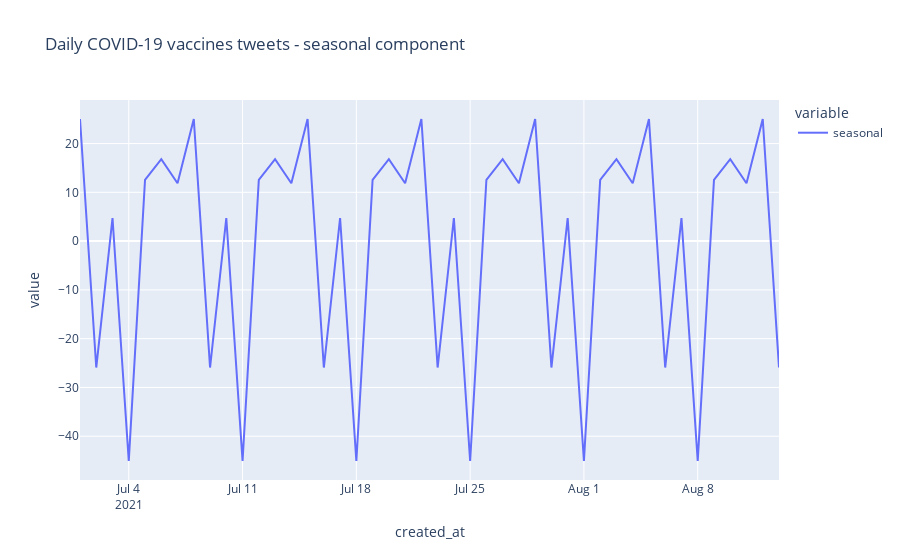

The code cell stored with this chart in its notebook:
### Code cell
# Zoom in seasonal component
fig = px.line(decomposed.seasonal['2021-07':], title='Daily COVID-19 vaccines tweets - seasonal component')
fig.show()

### Figure 1 — Plotly figure (JSON) as saved in the notebook; plotly's stock layout.template omitted (floating-point values rounded to 4 significant figures)
{"data": [{"hovertemplate": "variable=seasonal<br>created_at=%{x}<br>value=%{y}<extra></extra>", "legendgroup": "seasonal", "line": {"color": "#636efa", "dash": "solid"}, "mode": "lines", "name": "seasonal", "orientation": "v", "showlegend": true, "type": "scatter", "x": ["2021-07-01T00:00:00", "2021-07-02T00:00:00", "2021-07-03T00:00:00", "2021-07-04T00:00:00", "2021-07-05T00:00:00", "2021-07-06T00:00:00", "2021-07-07T00:00:00", "2021-07-08T00:00:00", "2021-07-09T00:00:00", "2021-07-10T00:00:00", "2021-07-11T00:00:00", "2021-07-12T00:00:00", "2021-07-13T00:00:00", "2021-07-14T00:00:00", "2021-07-15T00:00:00", "2021-07-16T00:00:00", "2021-07-17T00:00:00", "2021-07-18T00:00:00", "2021-07-19T00:00:00", "2021-07-20T00:00:00", "2021-07-21T00:00:00", "2021-07-22T00:00:00", "2021-07-23T00:00:00", "2021-07-24T00:00:00", "2021-07-25T00:00:00", "2021-07-26T00:00:00", "2021-07-27T00:00:00", "2021-07-28T00:00:00", "2021-07-29T00:00:00", "2021-07-30T00:00:00", "2021-07-31T00:00:00", "2021-08-01T00:00:00", "2021-08-02T00:00:00", "2021-08-03T00:00:00", "2021-08-04T00:00:00", "2021-08-05T00:00:00", "2021-08-06T00:00:00", "2021-08-07T00:00:00", "2021-08-08T00:00:00", "2021-08-09T00:00:00", "2021-08-10T00:00:00", "2021-08-11T00:00:00", "2021-08-12T00:00:00", "2021-08-13T00:00:00"], "xaxis": "x", "y": [25.03, -25.92, 4.738, -45.08, 12.56, 16.81, 11.85, 25.03, -25.92, 4.738, -45.08, 12.56, 16.81, 11.85, 25.03, -25.92, 4.738, -45.08, 12.56, 16.81, 11.85, 25.03, -25.92, 4.738, -45.08, 12.56, 16.81, 11.85, 25.03, -25.92, 4.738, -45.08, 12.56, 16.81, 11.85, 25.03, -25.92, 4.738, -45.08, 12.56, 16.81, 11.85, 25.03, -25.92], "yaxis": "y"}], "layout": {"legend": {"title": {"text": "variable"}, "tracegroupgap": 0}, "title": {"text": "Daily COVID-19 vaccines tweets - seasonal component"}, "xaxis": {"anchor": "y", "domain": [0, 1], "title": {"text": "created_at"}}, "yaxis": {"anchor": "x", "domain": [0, 1], "title": {"text": "value"}}}}
